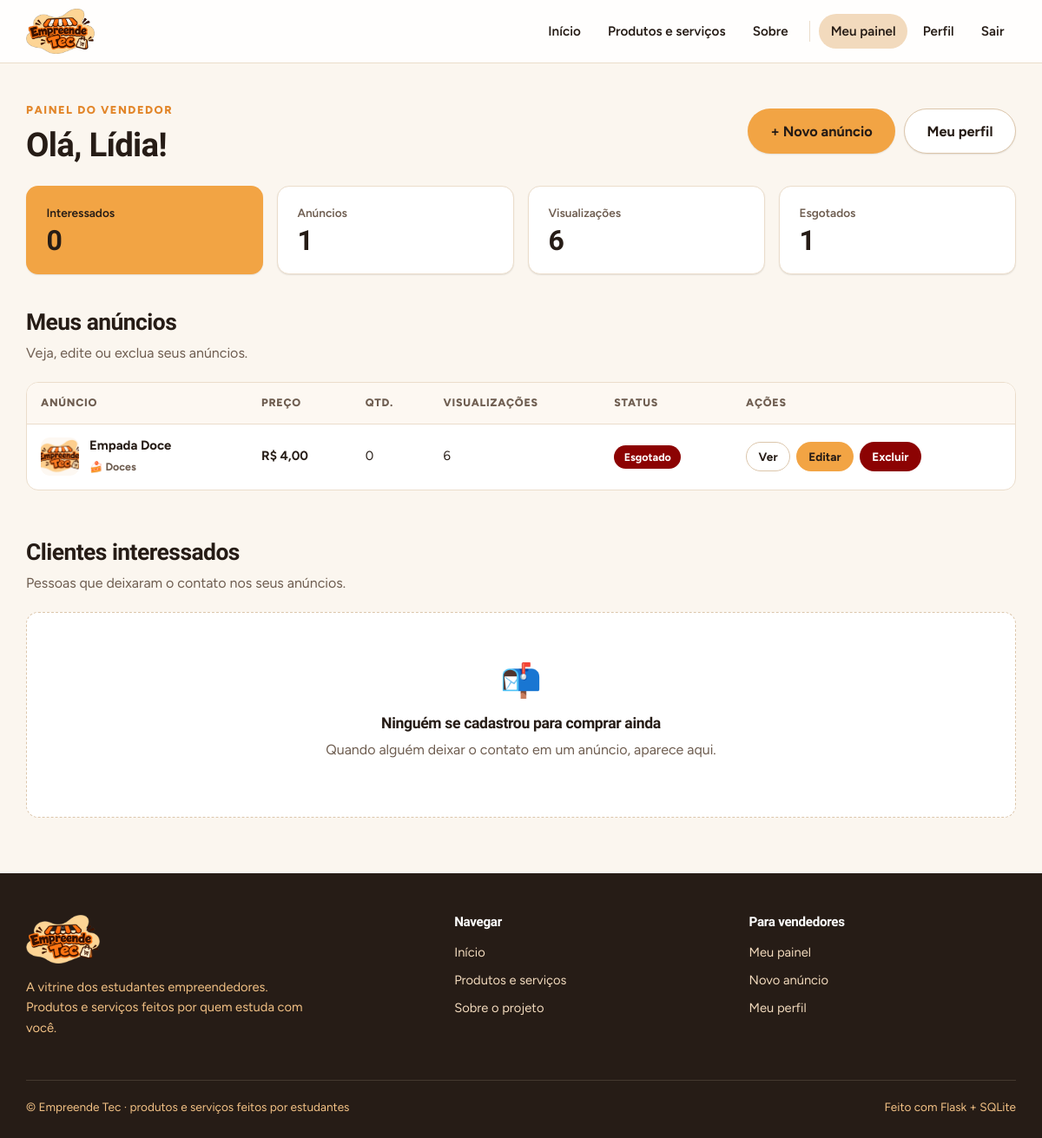
/painel (signed in), run on the app's committed database.
### tables this page shows
CREATE TABLE usuarios(
  id INTEGER PRIMARY KEY AUTOINCREMENT, nome TEXT NOT NULL, turma TEXT NOT NULL,
  email TEXT NOT NULL, telefone TEXT NOT NULL,
  usuario TEXT NOT NULL UNIQUE COLLATE NOCASE, senha TEXT NOT NULL,
  foto TEXT DEFAULT '', loja TEXT DEFAULT '');

CREATE TABLE produtos(
  id INTEGER PRIMARY KEY AUTOINCREMENT,
  usuario_id INTEGER NOT NULL REFERENCES usuarios(id) ON DELETE CASCADE,
  categoria_id INTEGER NOT NULL REFERENCES categorias(id),
  tipo TEXT NOT NULL DEFAULT 'Produto', nome TEXT NOT NULL, descricao TEXT NOT NULL,
  preco REAL NOT NULL, quantidade INTEGER NOT NULL, pagamento TEXT NOT NULL,
  local_entrega TEXT NOT NULL, whatsapp TEXT NOT NULL, imagem TEXT DEFAULT '',
  views INTEGER DEFAULT 0, created_at TEXT, status TEXT DEFAULT 'Disponível');

CREATE TABLE categorias(
  id INTEGER PRIMARY KEY AUTOINCREMENT, nome TEXT NOT NULL UNIQUE, icone TEXT);

### app.py (the view)
@app.route('/painel')
@login_required
def painel():
    itens = q(SEL + ' WHERE p.usuario_id=? ORDER BY p.id DESC', (g.user['id'],))
    pedidos = q('''SELECT i.*, p.nome AS produto FROM interessados i JOIN produtos p ON p.id=i.produto_id
                   WHERE p.usuario_id=? ORDER BY i.id DESC''', (g.user['id'],))
    return render_template('painel.html', itens=itens, pedidos=pedidos, views=sum(i['views'] for i in itens),
                           esgotados=sum(1 for i in itens if i['status'] == 'Esgotado'))

### app.py (called while the page is built)
def conectar():
    c = sqlite3.connect(DB)
    c.row_factory = sqlite3.Row
    c.execute('PRAGMA foreign_keys=ON')
    return c

def db():
    if 'db' not in g:
        g.db = conectar()
    return g.db

@app.teardown_appcontext
def fechar(_):
    c = g.pop('db', None)
    if c:
        c.close()

def q(sql, args=(), one=False):
    rows = db().execute(sql, args).fetchall()
    return (rows[0] if rows else None) if one else rows

@app.before_request
def carregar_usuario():
    uid = session.get('user_id')
    g.user = q('SELECT * FROM usuarios WHERE id=?', (uid,), True) if uid else None

@app.context_processor
def contexto():
    return dict(user=g.get('user'), categorias=q('SELECT * FROM categorias ORDER BY id'), TIPOS=TIPOS)

@app.template_filter('brl')
def brl(v):
    return 'R$ ' + f'{v:,.2f}'.replace(',', 'X').replace('.', ',').replace('X', '.')

def login_required(fn):
    @wraps(fn)
    def w(*a, **k):
        if not g.user:
            flash('Faça login para acessar essa página.', 'warning')
            return redirect(url_for('login'))
        return fn(*a, **k)
    return w

### templates/painel.html (shortened to what this page needs)
{% extends 'base.html' %}
{% block conteudo %}
<div class="painel-topo">
  <div><span class="sobretitulo">Painel do vendedor</span><h1 style="margin:0">Olá, {{ user.nome }}!</h1></div>
  <div class="botoes"><a class="btn btn-lg" href="{{ url_for('novo_produto') }}">+ Novo anúncio</a><a class="btn btn-lg btn-sec" href="{{ url_for('perfil') }}">Meu perfil</a></div>
</div>
<div class="stats">
  <div class="card stat destaque"><span>Interessados</span><strong>{{ pedidos|length }}</strong></div>
  <div class="card stat"><span>Anúncios</span><strong>{{ itens|length }}</strong></div>
  <div class="card stat"><span>Visualizações</span><strong>{{ views }}</strong></div>
  <div class="card stat"><span>Esgotados</span><strong>{{ esgotados }}</strong></div>
</div>
<section>
  <div class="secao-topo"><div><h2>Meus anúncios</h2><p>Veja, edite ou exclua seus anúncios.</p></div></div>
  {% if itens %}
  <div class="tabela"><table>
    <thead><tr><th>Anúncio</th><th>Preço</th><th>Qtd.</th><th>Visualizações</th><th>Status</th><th>Ações</th></tr></thead>
    <tbody>
    {% for i in itens %}<tr>
      <td><div class="miniatura">{% if i.imagem %}<img src="{{ url_for('uploaded_file', filename=i.imagem) }}" alt="">{% else %}<img src="{{ url_for('static', filename='img/favicon.png') }}" alt="">{% endif %}<span>{{ i.nome }}<br><small>{{ i.icone }} {{ i.categoria }}</small></span></div></td>
      <td><strong>{{ i.preco|brl }}</strong></td>
      <td>{{ i.quantidade }}</td>
      <td>{{ i.views }}</td>
      <td><span class="tag {{ 'tag-esgotado' if i.status=='Esgotado' else 'tag-ok' }}">{{ i.status }}</span></td>
      <td><div class="botoes">
        <a class="btn btn-sm btn-sec" href="{{ url_for('produto', produto_id=i.id) }}">Ver</a>
        <a class="btn btn-sm" href="{{ url_for('editar', produto_id=i.id) }}">Editar</a>
        <form method="post" action="{{ url_for('excluir', produto_id=i.id) }}" onsubmit="return confirm('Excluir este anúncio?')"><button class="btn btn-sm btn-perigo">Excluir</button></form>
      </div></td>
    </tr>{% endfor %}
    </tbody>
  </table></div>
  {% else %}
  <div class="vazio"><span>📦</span><h3>Você ainda não tem anúncios</h3><p>Publique o primeiro e comece a receber interessados.</p><a class="btn" href="{{ url_for('novo_produto') }}">+ Novo anúncio</a></div>
  {% endif %}
</section>
<section class="secao">
  <div class="secao-topo"><div><h2>Clientes interessados</h2><p>Pessoas que deixaram o contato nos seus anúncios.</p></div></div>
  {% if pedidos %}
  <div class="tabela"><table>
    <thead><tr><th>Data</th><th>Produto</th><th>Cliente</th><th>Contato</th><th>Qtd.</th><th>Mensagem</th></tr></thead>
    <tbody>
    {% for c in pedidos %}<tr>
      <td><small>{{ c.created_at }}</small></td>
      <td><strong>{{ c.produto }}</strong></td>
      <td>{{ c.nome }}</td>
      <td>{{ c.email }}<br><a class="btn btn-sm btn-whats" style="margin-top:.35rem" href="https://wa.me/55{{ c.telefone|digitos }}" target="_blank" rel="noopener">{{ c.telefone }}</a></td>
      <td>{{ c.quantidade }}</td>
      <td>{{ c.mensagem or '—' }}</td>
    </tr>{% endfor %}
    </tbody>
  </table></div>
  {% else %}
  <div class="vazio"><span>📬</span><h3>Ninguém se cadastrou para comprar ainda</h3><p>Quando alguém deixar o contato em um anúncio, aparece aqui.</p></div>
  {% endif %}
</section>
{% endblock %}

### data on the page
usuarios: nome "Lídia"
produtos: imagem (picture), nome "Empada Doce", icone "🍰", categoria "Doces", preco|brl "R$ 4,00", quantidade "0", views "6", status "Esgotado"

### other printed values
{{ pedidos|length }} "0"
{{ itens|length }} "1"
{{ views }} "6"
{{ esgotados }} "1"
